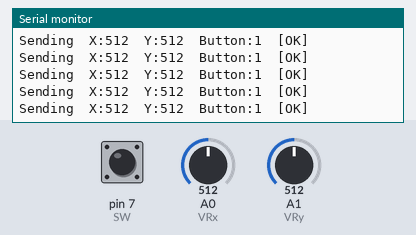
Bench run of a sketch on a simulated Arduino Uno, built with avr-gcc and run on an emulated ATmega328P. On the bench: the last lines printed to the serial monitor. The test bench sets the inputs (shaded band); at power-on: A0 (VRx) = 512, A1 (VRy) = 512, pin 7 (SW) HIGH. No radio packets arrive unless stated.

Above: at 1.2 s.
1.3 s: A0 (VRx) set to 0
At 1.34 s:
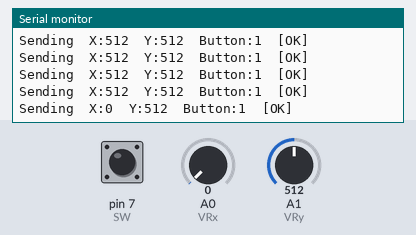
4.3 s: A1 (VRy) set to 716
At 4.31 s:
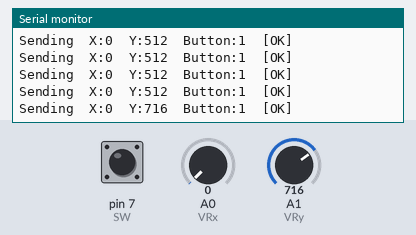
5.8 s: A0 (VRx) set to 122
At 5.84 s:
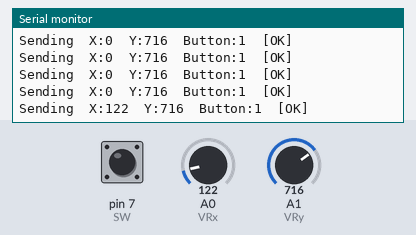
8.8 s: pin 7 (SW) pulled LOW for 0.15 s
At 8.81 s:
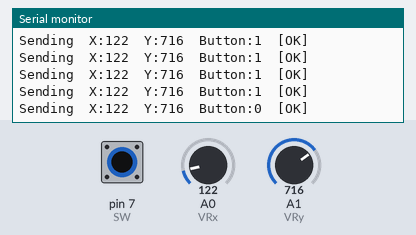
10.4 s: A1 (VRy) set to 1023
At 10.45 s:
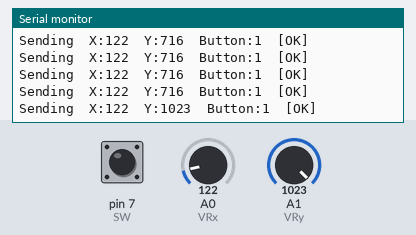
13.4 s: pin 7 (SW) pulled LOW for 1 s
At 13.42 s:
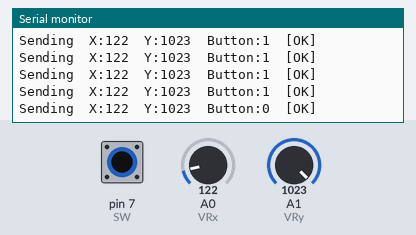
Timing chart, 0 to 16.4 s (numbered marks = the images above; inputs shaded):
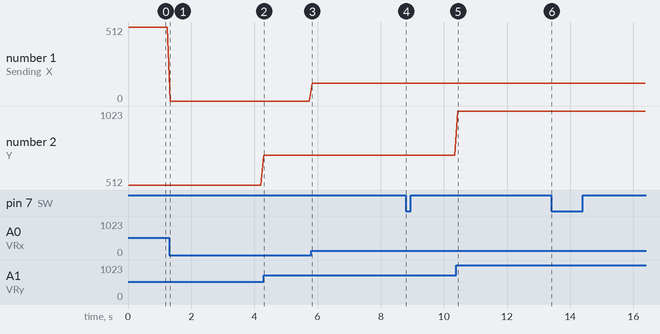

Measured:
- after the input at 1.3 s, the serial monitor: prints a new line at once (image 1)
- after the input at 4.3 s, the serial monitor: prints a new line at once (image 2)
- after the input at 5.8 s, the serial monitor: prints a new line at once (image 3)
- after the input at 8.8 s, the serial monitor: prints a new line at once (image 4)
- after the input at 10.4 s, the serial monitor: prints a new line at once (image 5)
- after the input at 13.4 s, the serial monitor: prints a new line at once (image 6)
- plotted number 1: 512 → 0 after the input at 1.3 s, 0 → 122 after the input at 5.8 s
- plotted number 2: 512 → 716 after the input at 4.3 s, 716 → 1023 after the input at 10.4 s

The sketch:

Simple_Drone_Tx.ino
```cpp
#include <SPI.h>
#include <nRF24L01.h>
#include <RF24.h>

RF24 radio(8, 9);  // CE, CSN

const byte address[6] = "00001";

// Joystick pins
const int VRx = A0;
const int VRy = A1;
const int SW  = 7;

// Data structure to send
struct JoystickData {
  int x;
  int y;
  int button;
};

void setup() {
  Serial.begin(9600);

  pinMode(SW, INPUT_PULLUP);   // switch is active LOW
  pinMode(VRx, INPUT);
  pinMode(VRy, INPUT);

  radio.begin();
  radio.setDataRate(RF24_250KBPS);
  radio.openWritingPipe(address);
  radio.setPALevel(RF24_PA_LOW);
  radio.stopListening();

  Serial.println("TX + Joystick Ready");
}

void loop() {
  JoystickData data;

  data.x = analogRead(VRx);
  data.y = analogRead(VRy);
  data.button = digitalRead(SW);  // 1 = not pressed, 0 = pressed

  bool ok = radio.write(&data, sizeof(data));

  Serial.print("Sending  X:");
  Serial.print(data.x);
  Serial.print("  Y:");
  Serial.print(data.y);
  Serial.print("  Button:");
  Serial.print(data.button);
  Serial.println(ok ? "  [OK]" : "  [FAILED]");

  delay(100);
}
```
